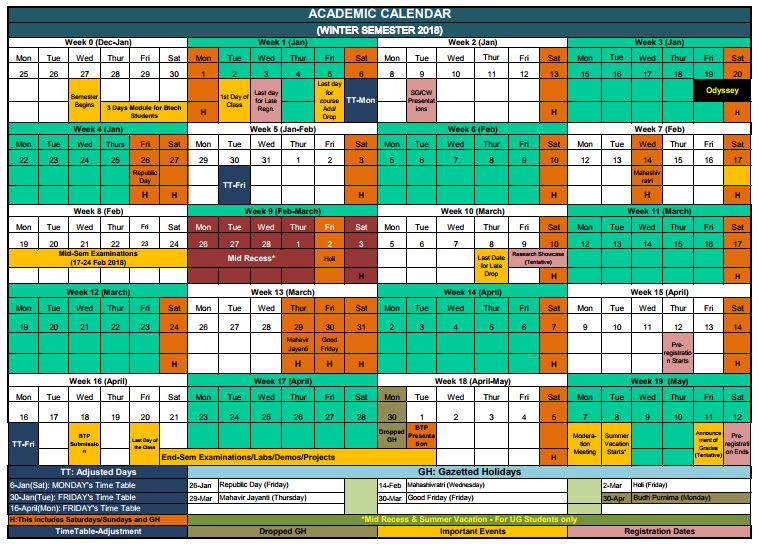
%> input picture callender.jpg, 759 x 549 px
$ octave --eval "result = test(imread('callender.jpg'));"   (GNU Octave 9; MATLAB toolbox functions it lacks are replaced by stand-ins)
%> lines starting %> are read from the running program, lines starting %| are printed output that depends on the picture; in (x1, y1, x2, y2) boxes, pixels count from 0 and x2, y2 are one past the last pixel; in counts of white or black regions, pixels touching at a corner belong together; the program's own positions count from 1
function out = test(image)

%//////////////////////////////////////////
image_g=rgb2gray(image);
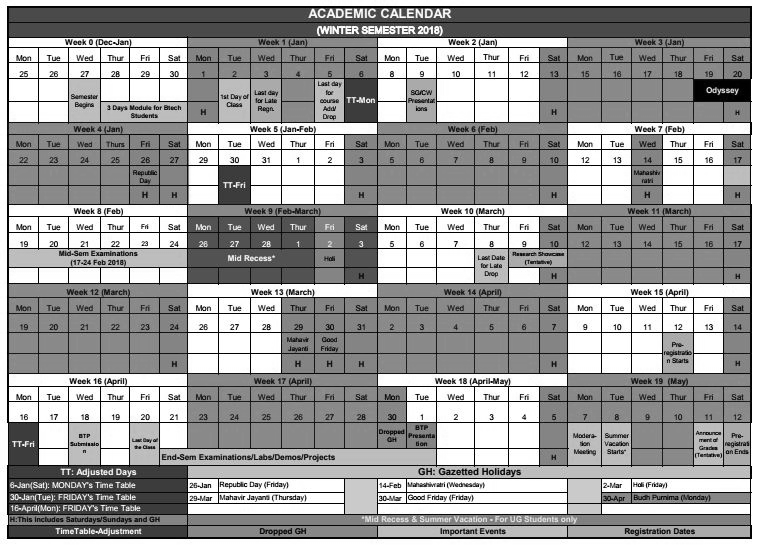
%> image_g: size 549x759 uint8; min 0, max 255, mean 157.5
figure(3)
imshow(image_g)
drawnow
dummy(1:size(image_g,1),1)=0;
a=[dummy image_g(:,1:end-1)];
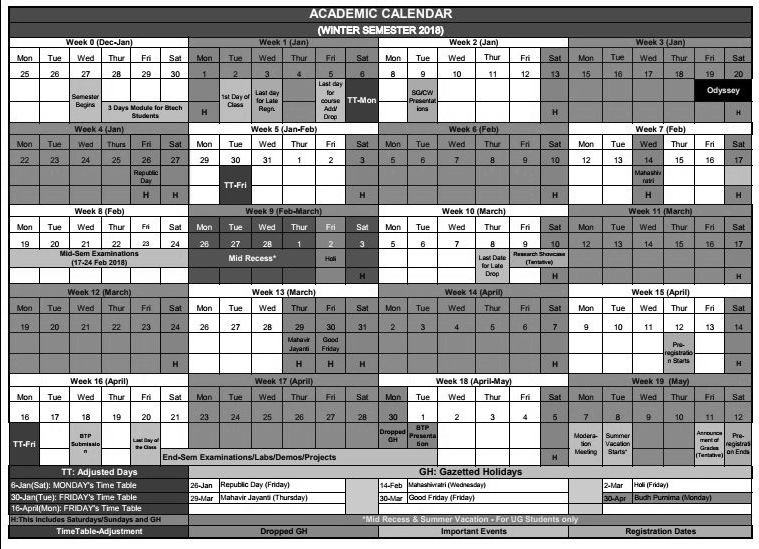
%> a: size 549x759 uint8; min 0, max 255, mean 157.2
c=double(a)-double(image_g);
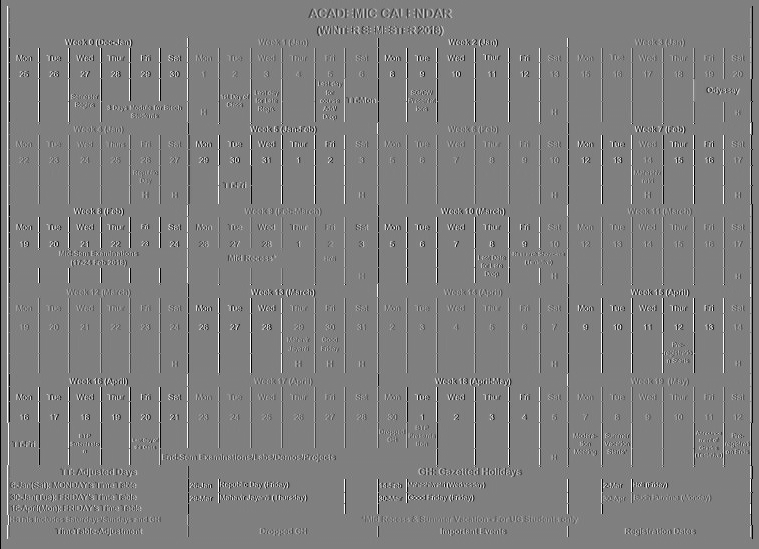
%> c: size 549x759 double; min -255, max 255, mean -0.3; drawn with min black and max white
c=c>20;
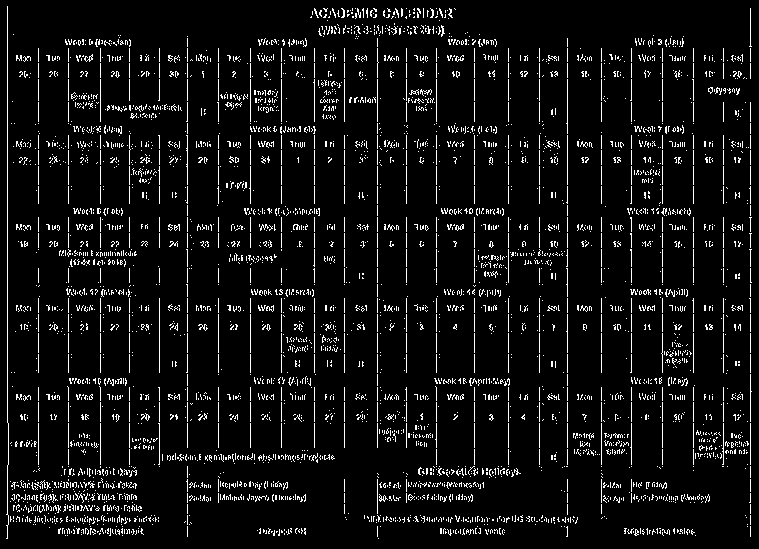
%> c: size 549x759 logical; 6.6% white in thin lines or dots
figure(4)
imshow(c)
 drawnow
c=bwareaopen(c,30);
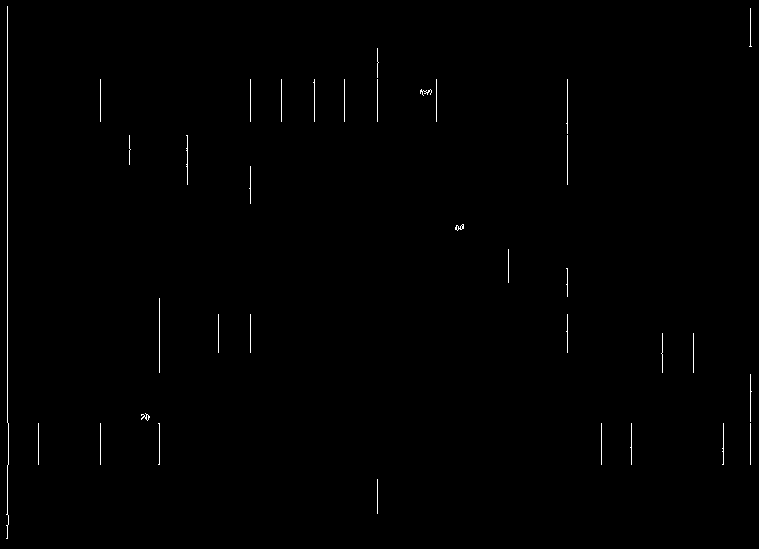
%> c: size 549x759 logical; 0.47% white in thin lines or dots
figure(5)
imshow(c)
drawnow
[m1,n1]=size(c);
%> m1 = 549; n1 = 759
for i=150:m1
    [lab,num]=bwlabel(c(i,:));
    a1(i,:)=[i num];
end
%> this loop made 400 passes
%> num on passes 1 to 3: 4, 4, 4
%> after the loop, a1 = 549 rows, first 12: [0 0; 0 0; 0 0; 0 0; 0 0; 0 0; 0 0; 0 0; 0 0; 0 0; 0 0; 0 0]
a1=sortrows(a1,2);
r_all=a1(end,1);
%> r_all = 465
%/////////////////////////////////////////////
[lab,num]=bwlabel(c);
%> lab: size 549x759 double; 36 distinct labels, from 0 to 35
%> num = 35
for i=1:num
    [r,c]=find(lab==i);
    [r1,c1]=find(r==r_all);
    if(length(r1)>0)
        a=length(r);
        mat(i,:)=[i a];
    end
end
%> this loop made 35 passes
%> (r1, c1, a) on passes 1, 2, 4, 7, 28, 29, 32, 35: (526, 1, 536), (42, 1, 42), (42, 1, 42), ([2; 44], [1; 1], 44), (42, 1, 42), (43, 1, 43), ([3; 45], [1; 1], 45), (42, 1, 42)
%> after the loop, mat = 35 rows, first 12: [1 536; 2 42; 0 0; 4 42; 0 0; 0 0; 7 44; 0 0; 0 0; 0 0; 0 0; 0 0]
mat=sortrows(mat,2);
%> mat = 35 rows, first 12: [0 0; 0 0; 0 0; 0 0; 0 0; 0 0; 0 0; 0 0; 0 0; 0 0; 0 0; 0 0]
mat=flipud(mat);
%> mat = 35 rows, first 12: [1 536; 32 45; 7 44; 29 43; 35 42; 28 42; 4 42; 2 42; 0 0; 0 0; 0 0; 0 0]
%///////////////////////////////////////////////
img_1(1:m1,1:n1)=0;
%> img_1: size 549x759 double; every value is 0
img_1=logical(img_1);
for i=1:length(mat)
                [r,c]=find(lab==mat(i,1));
                at=[r c];
                [r1,c1]=find(r==min(r));
                num_1=[1 at(r1(1),2)];
                  [r1,c1]=find(r==max(r));
                  num_2=[m1 at(r1(1),2)];
                  %//////////////////////////////////////////////
                      startp=num_1;
                      endp=num_2;
                      pts=2000;
                       m=atan((endp(2)-startp(2))/(endp(1)-startp(1))); %gradient
  %
  %                     x=m1/2+m1*cos(m*3.14/180)
  %                     y=n1/2+m1*sin(m*3.14/180)
                      if (m==Inf || m==-Inf) %vertical line
                          xx(1:pts)=startp(1);
                          yy(1:pts)=linspace(startp(2),endp(2),pts);
                      elseif m==0 %horizontal line
                          xx(1:pts)=linspace(startp(1),endp(1),pts);
                          yy(1:pts)=startp(2);
                      else %if (endp(1)-startp(1))~=0
                          xx=linspace(startp(1),endp(1),pts);
                          yy=m*(xx-startp(1))+startp(2);
                      end
                      xx=round(xx);
                      yy=round(yy);
                      for j=1:length(xx)
                          if(xx(j)>0 && yy(j)>0 && xx(j)<m1 && yy(j)<n1)
                              img_1(xx(j),yy(j))=1;
                          end
                      end
figure(7)
imshow(img_1)
drawnow
%/////////////////////////////////////////////////////////////////
end
%> this loop made 35 passes
%> (startp, endp, m) on passes 9 to 20: ([1 1], [549 1], 0), ([1 1], [549 1], 0), ([1 1], [549 1], 0), ([1 1], [549 1], 0), ([1 1], [549 1], 0), ([1 1], [549 1], 0), ([1 1], [549 1], 0), ([1 1], [549 1], 0), ([1 1], [549 1], 0), ([1 1], [549 1], 0), ([1 1], [549 1], 0), ([1 1], [549 1], 0)
%> (startp, endp, m) on passes 1 to 6: ([1 8], [549 7], -0.00182), ([1 724], [549 723], -0.00182), ([1 159], [549 159], 0), ([1 632], [549 632], 0), ([1 751], [549 751], 0), ([1 602], [549 602], 0)
%> pass 1, in test, `imshow(img_1)`:
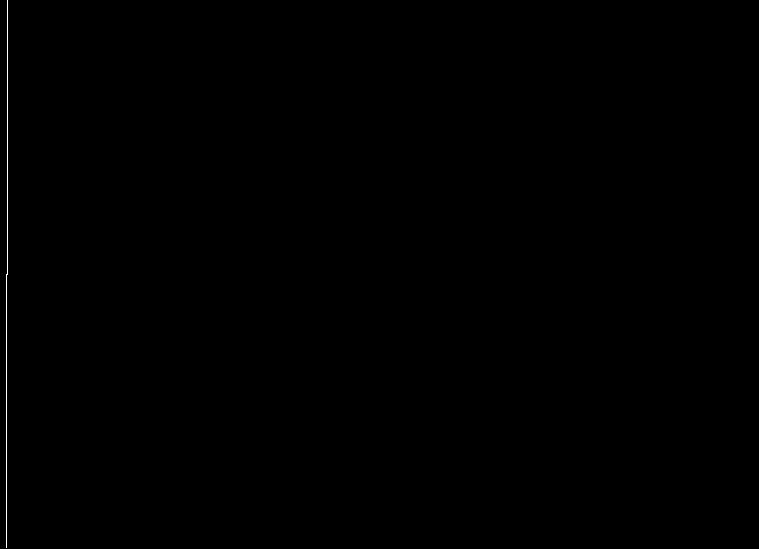
%> displayed picture: size 549x759 logical; 0.13% white in thin lines or dots, all inside (x1, y1, x2, y2) = (6, 0, 8, 548)
%> after the loop:
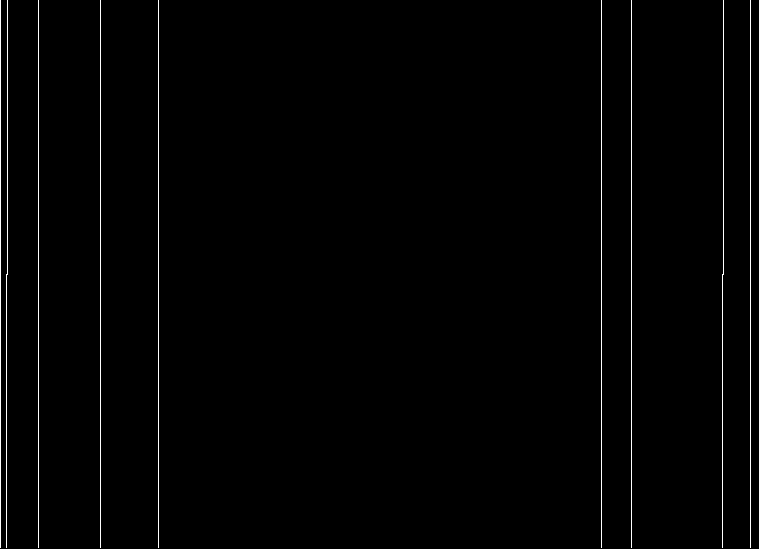
%> img_1: size 549x759 logical; 1.2% white in thin lines or dots
%> after the loop, xx = 2000 values from 1 to 549; yy = 2000 values from 1 to 1
out = img_1;
end
